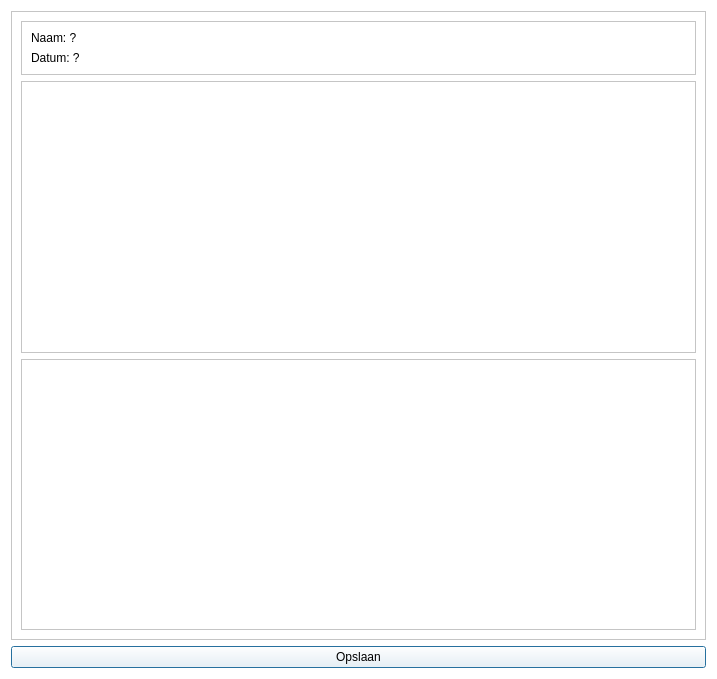
<?xml version="1.0" encoding="UTF-8"?>
<ui version="4.0">
 <class>QtPvdbPrintConceptMapDialog</class>
 <widget class="QDialog" name="QtPvdbPrintConceptMapDialog">
  <property name="geometry">
   <rect>
    <x>0</x>
    <y>0</y>
    <width>717</width>
    <height>679</height>
   </rect>
  </property>
  <property name="windowTitle">
   <string>Preview van PDF</string>
  </property>
  <property name="windowIcon">
   <iconset resource="Brainweaver.qrc">
    <normaloff>:/images/PicArrow14x14.png</normaloff>:/images/PicArrow14x14.png</iconset>
  </property>
  <property name="styleSheet">
   <string notr="true">background-color: rgb(255, 255, 255);</string>
  </property>
  <layout class="QVBoxLayout" name="verticalLayout_3">
   <item>
    <widget class="QScrollArea" name="scrollArea">
     <property name="widgetResizable">
      <bool>true</bool>
     </property>
     <widget class="QWidget" name="scrollAreaWidgetContents">
      <property name="geometry">
       <rect>
        <x>0</x>
        <y>0</y>
        <width>697</width>
        <height>624</height>
       </rect>
      </property>
      <layout class="QVBoxLayout" name="verticalLayout_4">
       <item>
        <widget class="QFrame" name="frame_top">
         <property name="sizePolicy">
          <sizepolicy hsizetype="Preferred" vsizetype="Maximum">
           <horstretch>0</horstretch>
           <verstretch>0</verstretch>
          </sizepolicy>
         </property>
         <property name="frameShape">
          <enum>QFrame::StyledPanel</enum>
         </property>
         <property name="frameShadow">
          <enum>QFrame::Raised</enum>
         </property>
         <layout class="QVBoxLayout" name="verticalLayout">
          <item>
           <widget class="QLabel" name="label_student_name">
            <property name="styleSheet">
             <string notr="true">background-color: rgb(255, 255, 255);</string>
            </property>
            <property name="text">
             <string>Naam: ?</string>
            </property>
           </widget>
          </item>
          <item>
           <widget class="QLabel" name="label_date">
            <property name="styleSheet">
             <string notr="true">background-color: rgb(255, 255, 255);</string>
            </property>
            <property name="text">
             <string>Datum: ?</string>
            </property>
           </widget>
          </item>
         </layout>
        </widget>
       </item>
       <item>
        <widget class="QFrame" name="frame_concept_map">
         <property name="styleSheet">
          <string notr="true">background-color: rgb(255, 255, 255);</string>
         </property>
         <property name="frameShape">
          <enum>QFrame::StyledPanel</enum>
         </property>
         <property name="frameShadow">
          <enum>QFrame::Raised</enum>
         </property>
         <layout class="QVBoxLayout" name="verticalLayout_2"/>
        </widget>
       </item>
       <item>
        <widget class="QFrame" name="frame_concept_map_as_text">
         <property name="styleSheet">
          <string notr="true">background-color: rgb(255, 255, 255);</string>
         </property>
         <property name="frameShape">
          <enum>QFrame::StyledPanel</enum>
         </property>
         <property name="frameShadow">
          <enum>QFrame::Raised</enum>
         </property>
         <layout class="QVBoxLayout" name="verticalLayout_6">
          <property name="spacing">
           <number>0</number>
          </property>
          <property name="leftMargin">
           <number>0</number>
          </property>
          <property name="topMargin">
           <number>0</number>
          </property>
          <property name="rightMargin">
           <number>0</number>
          </property>
          <property name="bottomMargin">
           <number>0</number>
          </property>
         </layout>
        </widget>
       </item>
      </layout>
     </widget>
    </widget>
   </item>
   <item>
    <layout class="QHBoxLayout" name="horizontalLayout">
     <item>
      <widget class="QPushButton" name="button_print">
       <property name="text">
        <string>Opslaan</string>
       </property>
      </widget>
     </item>
    </layout>
   </item>
  </layout>
 </widget>
 <resources>
  <include location="Brainweaver.qrc"/>
 </resources>
 <connections/>
</ui>
